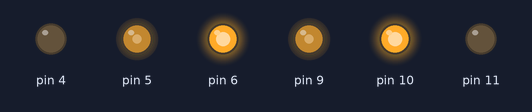
The sketch below on a simulated Arduino Uno, built with avr-gcc and run on an emulated ATmega328P. Parts: output pins drawn as LEDs (lit = HIGH).

Above: at 1.0 s.
At 3.0 s:
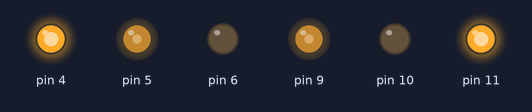
At 5.0 s:
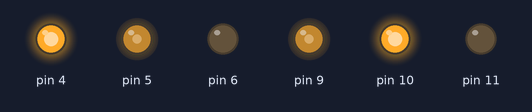
At 9.0 s:
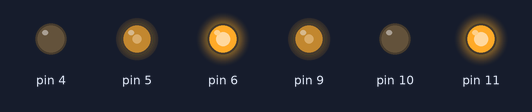
Timing chart, 0 to 15.6 s (numbered marks = the images above):
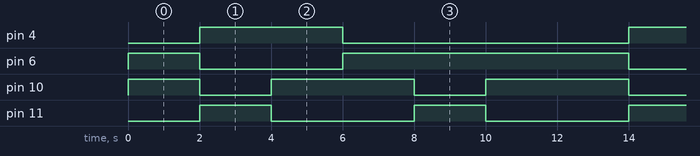

Measured:
- by itself, pin 4: alternates HIGH for 4.0 s and LOW for 8.0 s
- by itself, pin 6: repeats every 12.0 s: LOW 4.0 s, HIGH 8.0 s
- by itself, pin 10: repeats every 6.0 s: LOW 2.0 s, HIGH 4.0 s
- by itself, pin 11: alternates HIGH for 2.0 s and LOW for 4.0 s

The sketch:

moving_car.ino
```cpp
//     C++ code     //
// Basic Moving Car //

const int speed = 120;

void setup() {
  pinMode(4, OUTPUT);
  pinMode(6, OUTPUT);
  pinMode(10, OUTPUT);
  pinMode(11, OUTPUT);

  pinMode(9, OUTPUT);
  pinMode(5, OUTPUT);

  analogWrite(9, speed);
  analogWrite(5, speed);
}

void loop() {
  moveForward();
  delay(2000);
  moveBackward();
  delay(2000);
  moveright();
  delay(2000);
  moveForward();
  delay(2000);
  moveleft();
  delay(2000);
  moveForward();
  delay(2000);
}

void moveForward() {
  digitalWrite(4, LOW);
  digitalWrite(6, HIGH);
  digitalWrite(10, HIGH);
  digitalWrite(11, LOW);
}

void moveBackward() {
  digitalWrite(4, HIGH);
  digitalWrite(6, LOW);
  digitalWrite(10, LOW);
  digitalWrite(11, HIGH);
}

void moveright() {
  digitalWrite(4, HIGH);
  digitalWrite(6, LOW);
  digitalWrite(10, HIGH);
  digitalWrite(11, LOW);
}

void moveleft() {
  digitalWrite(4, LOW);
  digitalWrite(6, HIGH);
  digitalWrite(10, LOW);
  digitalWrite(11, HIGH);
}
```
